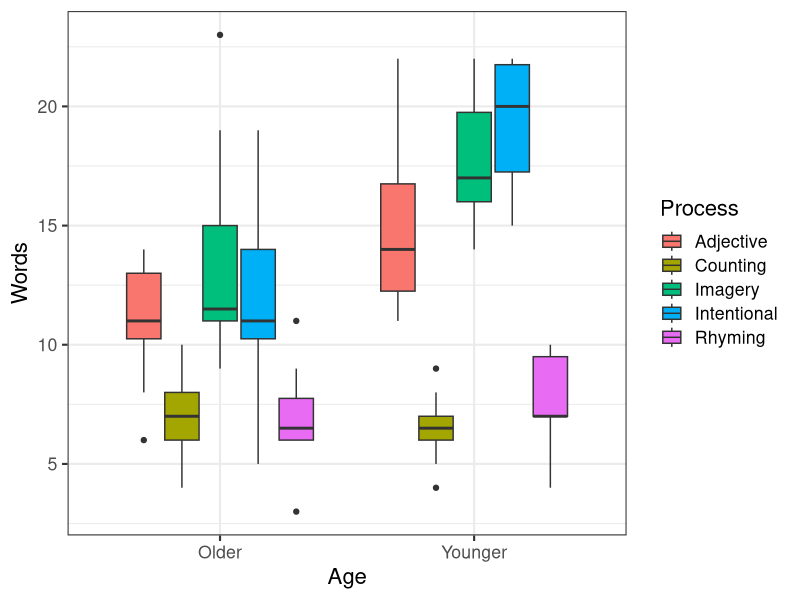
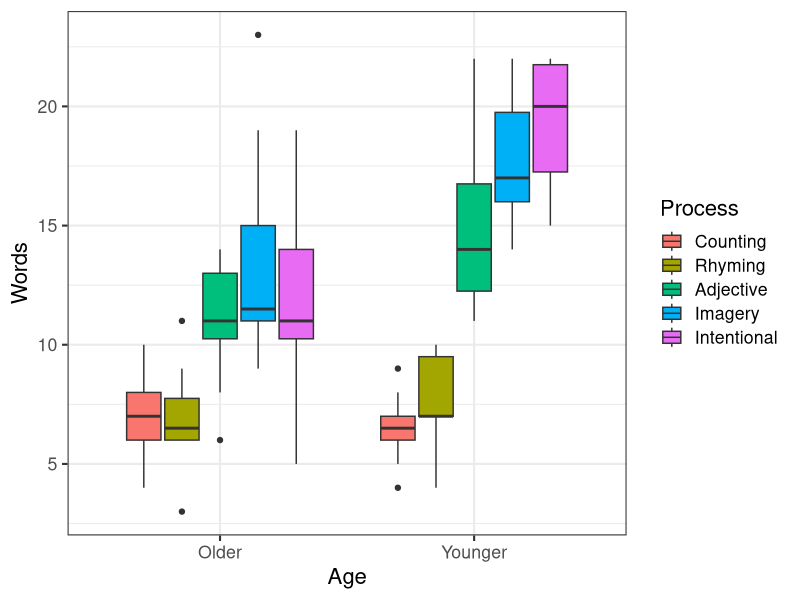
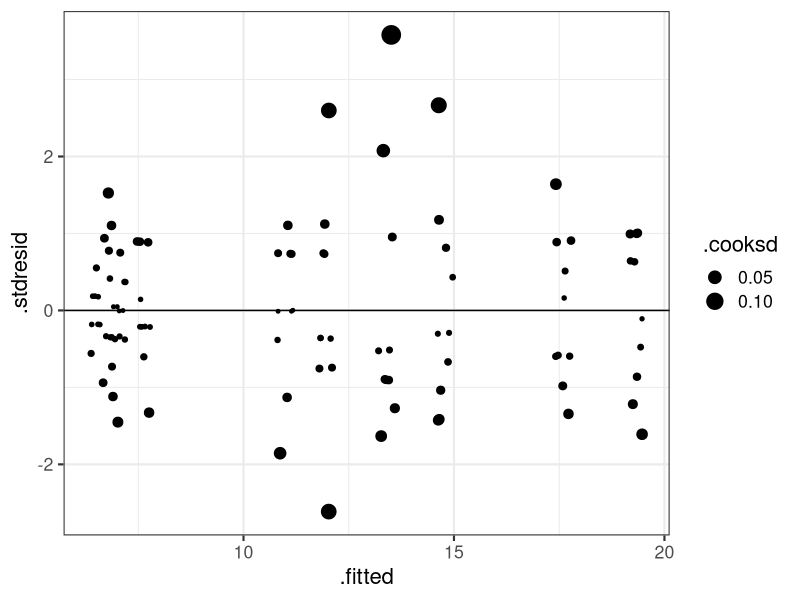
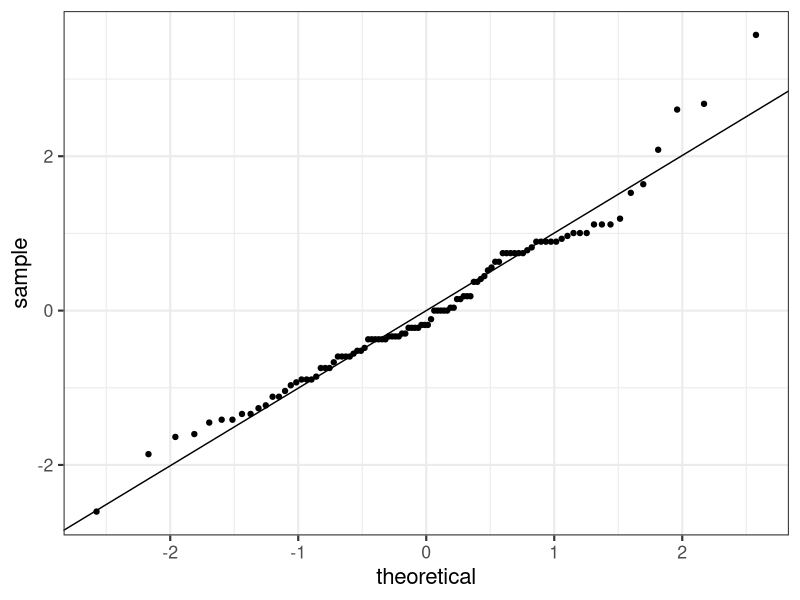

Reproduce these figures in R, in order. (Note: this script raises an error after producing the figures.)
## ---- chunk 1
options(width = 70, scipen = 6)
library(knitr)
opts_chunk$set(fig.show='hold', size='footnotesize', comment="#", warning=FALSE, message=FALSE, dev='cairo_pdf', fig.height=2.5, fig.width=7.7)
## ---- chunk 2
memory <- read.delim(file = "data/eysenck.csv")
head(memory, 10)
## ---- chunk 3
library(ggplot2)
theme_set(theme_bw(base_size = 16) + theme(legend.key = element_blank()))
ggplot(data = memory, aes(x = Age, y = Words)) +
  geom_boxplot(aes(fill = Process))
## ---- chunk 4
# переставляем в порядке следования средних значений memory$Words
memory$Process <- reorder(memory$Process, memory$Words, FUN = mean)
## ---- chunk 5
ggplot(data = memory, aes(x = Age, y = Words)) +
  geom_boxplot(aes(fill = Process))
## ---- chunk 6
memory_fit <- lm(formula = Words ~ Age * Process, data = memory,
contrasts = list(Age = contr.sum, Process = contr.sum))
## ---- chunk 7
memory_diag <- fortify(memory_fit)
ggplot(memory_diag, aes(x = .fitted, y = .stdresid)) + 
  geom_point(aes(size = .cooksd), position = position_jitter(width = .2)) + 
  geom_hline(yintercept = 0)
## ---- chunk 8
ggplot(memory_diag) + 
  geom_point(stat = "qq", aes(sample = .stdresid)) + 
  geom_abline(aes(intercept = 0, slope = sd(memory_diag$.stdresid)))
## ---- chunk 9
library(car)
Anova(memory_fit, type = 3)
## ---- chunk 10

## ---- chunk 11
process <- levels(memory$Process)
fprocess <- factor(process, levels = process)
MyData <- expand.grid(Age = levels(memory$Age),
                      Process = fprocess)
MyData <- data.frame(MyData,
  predict(memory_fit, newdata = MyData,
          interval = "confidence"))
## ---- chunk 12
pos <- position_dodge(width = 0.3)
gg_barp <- ggplot(data = MyData, aes(x = Process, y = fit, 
            ymin = lwr,  ymax = upr, fill = Age)) +  
  geom_bar(stat = "identity", position = pos, width = 0.3) +  
  geom_errorbar(width = 0.1, position = pos)
gg_barp
## ---- chunk 13
gg_pointp <- ggplot(data = MyData, aes(x = Process, y = fit, 
              ymin = lwr,  ymax = upr, colour = Age)) + 
  geom_point(aes(shape = Age), size = 3, position = pos) +
  # geom_line(aes(group = Age), position = pos) +
  geom_errorbar(width = 0.1, position = pos) 
gg_pointp
## ---- chunk 14
library(gridExtra)
grid.arrange(gg_barp + theme(legend.position = "bottom"), 
             gg_pointp + theme(legend.position = "bottom"), 
             ncol = 2)
## ---- chunk 15
gg_final <- gg_pointp + 
  labs(y = "Число слов") +
   scale_colour_brewer(name = "Возраст", palette = "Dark2", 
                      labels = c("Пожилые", "Молодые")) +
  scale_shape_discrete(name = "Возраст", 
                      labels = c("Пожилые", "Молодые")) +
  scale_x_discrete(name = "Процесс", palette = "Dark2", 
                      labels = c("Счет", "Рифма", 
                                 "Прилагательное", "Образ", "Запоминание"))
  
gg_final
